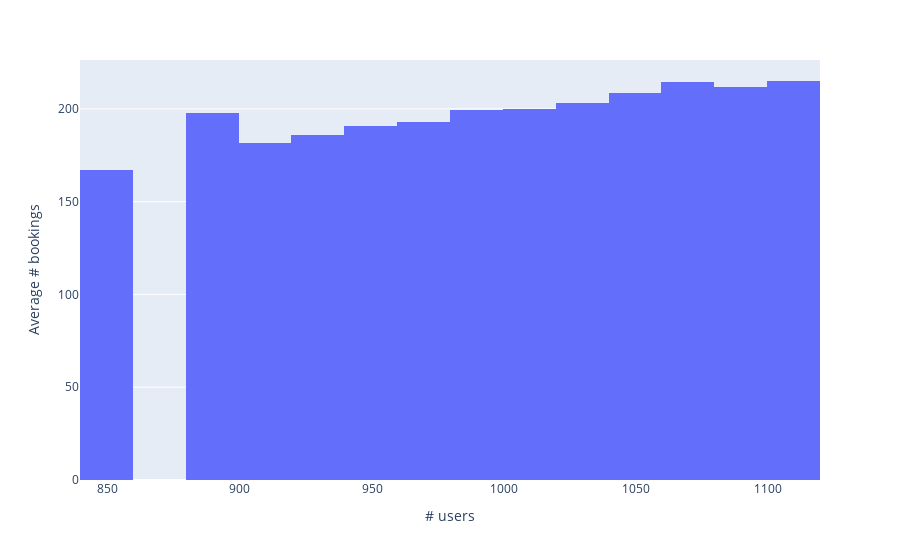

Here is the notebook cell this chart was saved with:
### Markdown cell above
#### Setting axes titles

Let's reproduce one of the examples above and use the ```update_layout()``` function to set the x-axis (y-axis) title with its ```xaxis_title``` (```yaxis_title```) argument.

### Code cell
fig = px.histogram(data_users_dict, x="number_of_users", y='number_of_bookings', histfunc='avg')
fig.update_layout(
    xaxis_title="# users",
    yaxis_title="Average # bookings",
)
fig.show()

### Figure 1 — Plotly figure (JSON) as saved in the notebook; plotly's stock layout.template omitted (floating-point values rounded to 4 significant figures)
{"data": [{"alignmentgroup": "True", "bingroup": "x", "histfunc": "avg", "hovertemplate": "number_of_users=%{x}<br>avg of number_of_bookings=%{y}<extra></extra>", "legendgroup": "", "marker": {"color": "#636efa", "pattern": {"shape": ""}}, "name": "", "offsetgroup": "", "orientation": "v", "showlegend": false, "type": "histogram", "x": [1004, 964, 929, 1051, 1039, 973, 961, 978, 952, 994, 949, 1026, 1074, 949, 923, 1037, 946, 971, 910, 1018, 983, 997, 971, 850, 1060, 1072, 914, 927, 903, 989, 1001, 1054, 1054, 1038, 963, 930, 1034, 971, 982, 1018, 1010, 1002, 1081, 933, 1057, 999, 897, 924, 999, 1041, 1058, 1010, 970, 928, 959, 995, 977, 1062, 1024, 1103, 991, 1038, 961, 1049, 991, 986, 999, 935, 949, 961, 965, 1071, 1039, 1008, 1025, 997, 1006, 1061, 1045, 1016, 1046, 1052, 979, 1000, 1004, 1091, 992, 1042, 1035, 1018, 1021, 923, 1069, 1034, 1022, 1097, 976, 1067, 1019, 965, 960, 1056, 963, 1056, 1044, 1006, 1062, 906, 994, 1036, 990, 1014, 950, 990, 956, 1026, 974, 965, 1049, 973], "xaxis": "x", "y": [220, 195, 192, 225, 209, 195, 209, 205, 198, 207, 179, 213, 223, 193, 196, 217, 192, 195, 180, 210, 202, 216, 199, 167, 201, 211, 182, 199, 199, 188, 172, 215, 209, 203, 186, 187, 206, 198, 195, 211, 193, 196, 199, 182, 213, 192, 198, 178, 200, 201, 208, 181, 188, 177, 183, 211, 186, 228, 201, 215, 218, 197, 187, 200, 180, 209, 185, 184, 198, 195, 204, 225, 219, 209, 204, 207, 205, 205, 197, 207, 218, 208, 191, 195, 199, 234, 202, 200, 203, 183, 197, 180, 226, 192, 193, 203, 185, 209, 213, 183, 188, 207, 187, 207, 198, 209, 202, 165, 209, 196, 193, 196, 193, 178, 188, 194, 209, 170, 219, 197], "yaxis": "y"}], "layout": {"barmode": "relative", "legend": {"tracegroupgap": 0}, "margin": {"t": 60}, "xaxis": {"anchor": "y", "domain": [0, 1], "title": {"text": "# users"}}, "yaxis": {"anchor": "x", "domain": [0, 1], "title": {"text": "Average # bookings"}}}}
